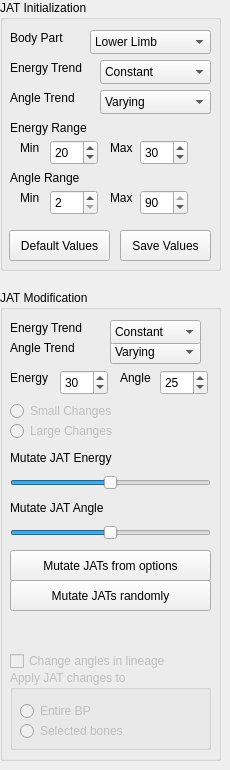
      <widget class="QWidget" name="tab_12">
       <attribute name="title">
        <string>Joints Arrangement Trends (JAT)</string>
       </attribute>
       <widget class="QGroupBox" name="groupBox_6">
        <property name="enabled">
         <bool>true</bool>
        </property>
        <property name="geometry">
         <rect>
          <x>0</x>
          <y>0</y>
          <width>221</width>
          <height>271</height>
         </rect>
        </property>
        <property name="title">
         <string>JAT Initialization</string>
        </property>
        <widget class="QComboBox" name="comboBox_JAT_RS_SelectBP">
         <property name="geometry">
          <rect>
           <x>90</x>
           <y>30</y>
           <width>121</width>
           <height>24</height>
          </rect>
         </property>
         <item>
          <property name="text">
           <string>Lower Limb</string>
          </property>
         </item>
         <item>
          <property name="text">
           <string>Upper Limb</string>
          </property>
         </item>
         <item>
          <property name="text">
           <string>Back Bone</string>
          </property>
         </item>
        </widget>
        <widget class="QComboBox" name="comboBox_JAT_RS_SelectEneryTrend">
         <property name="geometry">
          <rect>
           <x>100</x>
           <y>60</y>
           <width>111</width>
           <height>24</height>
          </rect>
         </property>
         <item>
          <property name="text">
           <string>Constant</string>
          </property>
         </item>
         <item>
          <property name="text">
           <string>Random</string>
          </property>
         </item>
         <item>
          <property name="text">
           <string>Ascending</string>
          </property>
         </item>
         <item>
          <property name="text">
           <string>Descending</string>
          </property>
         </item>
         <item>
          <property name="text">
           <string>Wavy Up</string>
          </property>
         </item>
         <item>
          <property name="text">
           <string>Wavy Down</string>
          </property>
         </item>
         <item>
          <property name="text">
           <string>Varying</string>
          </property>
         </item>
        </widget>
        <widget class="QLabel" name="label_23">
         <property name="geometry">
          <rect>
           <x>10</x>
           <y>60</y>
           <width>81</width>
           <height>16</height>
          </rect>
         </property>
         <property name="text">
          <string>Energy Trend</string>
         </property>
        </widget>
        <widget class="QComboBox" name="comboBox_JAT_RS_SelectAngleTrend">
         <property name="geometry">
          <rect>
           <x>100</x>
           <y>90</y>
           <width>111</width>
           <height>24</height>
          </rect>
         </property>
         <item>
          <property name="text">
           <string>Varying</string>
          </property>
         </item>
         <item>
          <property name="text">
           <string>Random</string>
          </property>
         </item>
         <item>
          <property name="text">
           <string>Ascending</string>
          </property>
         </item>
         <item>
          <property name="text">
           <string>Descending</string>
          </property>
         </item>
         <item>
          <property name="text">
           <string>Wavy Up</string>
          </property>
         </item>
         <item>
          <property name="text">
           <string>Wavy Down</string>
          </property>
         </item>
         <item>
          <property name="text">
           <string>Constant</string>
          </property>
         </item>
        </widget>
        <widget class="QLabel" name="label_24">
         <property name="geometry">
          <rect>
           <x>10</x>
           <y>90</y>
           <width>81</width>
           <height>16</height>
          </rect>
         </property>
         <property name="text">
          <string>Angle Trend</string>
         </property>
        </widget>
        <widget class="QLabel" name="label_25">
         <property name="geometry">
          <rect>
           <x>10</x>
           <y>120</y>
           <width>181</width>
           <height>16</height>
          </rect>
         </property>
         <property name="text">
          <string>Energy Range</string>
         </property>
        </widget>
        <widget class="QLabel" name="label_26">
         <property name="geometry">
          <rect>
           <x>10</x>
           <y>170</y>
           <width>171</width>
           <height>16</height>
          </rect>
         </property>
         <property name="text">
          <string>Angle Range</string>
         </property>
        </widget>
        <widget class="QSpinBox" name="spinBox_JAT_RS_MinEngyRange">
         <property name="geometry">
          <rect>
           <x>50</x>
           <y>140</y>
           <width>48</width>
           <height>25</height>
          </rect>
         </property>
         <property name="minimum">
          <number>1</number>
         </property>
         <property name="maximum">
          <number>50</number>
         </property>
         <property name="value">
          <number>20</number>
         </property>
        </widget>
        <widget class="QLabel" name="label_27">
         <property name="geometry">
          <rect>
           <x>20</x>
           <y>140</y>
           <width>31</width>
           <height>16</height>
          </rect>
         </property>
         <property name="text">
          <string>Min</string>
         </property>
        </widget>
        <widget class="QSpinBox" name="spinBox_JAT_RS_MaxEngyRange">
         <property name="geometry">
          <rect>
           <x>140</x>
           <y>140</y>
           <width>48</width>
           <height>25</height>
          </rect>
         </property>
         <property name="minimum">
          <number>21</number>
         </property>
         <property name="maximum">
          <number>100</number>
         </property>
         <property name="singleStep">
          <number>1</number>
         </property>
         <property name="value">
          <number>30</number>
         </property>
        </widget>
        <widget class="QLabel" name="label_28">
         <property name="geometry">
          <rect>
           <x>110</x>
           <y>140</y>
           <width>31</width>
           <height>16</height>
          </rect>
         </property>
         <property name="text">
          <string>Max</string>
         </property>
        </widget>
        <widget class="QSpinBox" name="spinBox_JAT_RS_MinAngleRange">
         <property name="geometry">
          <rect>
           <x>50</x>
           <y>190</y>
           <width>48</width>
           <height>25</height>
          </rect>
         </property>
         <property name="minimum">
          <number>2</number>
         </property>
         <property name="maximum">
          <number>89</number>
         </property>
         <property name="value">
          <number>2</number>
         </property>
        </widget>
        <widget class="QSpinBox" name="spinBox_JAT_RS_MaxAngleRange">
         <property name="geometry">
          <rect>
           <x>140</x>
           <y>190</y>
           <width>48</width>
           <height>25</height>
          </rect>
         </property>
         <property name="minimum">
          <number>20</number>
         </property>
         <property name="maximum">
          <number>90</number>
         </property>
         <property name="value">
          <number>90</number>
         </property>
        </widget>
        <widget class="QLabel" name="label_29">
         <property name="geometry">
          <rect>
           <x>20</x>
           <y>190</y>
           <width>31</width>
           <height>16</height>
          </rect>
         </property>
         <property name="text">
          <string>Min</string>
         </property>
        </widget>
        <widget class="QLabel" name="label_30">
         <property name="geometry">
          <rect>
           <x>110</x>
           <y>190</y>
           <width>31</width>
           <height>16</height>
          </rect>
         </property>
         <property name="text">
          <string>Max</string>
         </property>
        </widget>
        <widget class="QPushButton" name="pushButton_JAT_RS_Default_Values">
         <property name="enabled">
          <bool>true</bool>
         </property>
         <property name="geometry">
          <rect>
           <x>9</x>
           <y>230</y>
           <width>101</width>
           <height>31</height>
          </rect>
         </property>
         <property name="text">
          <string>Default Values</string>
         </property>
        </widget>
        <widget class="QLabel" name="label_40">
         <property name="geometry">
          <rect>
           <x>10</x>
           <y>30</y>
           <width>71</width>
           <height>16</height>
          </rect>
         </property>
         <property name="text">
          <string>Body Part</string>
         </property>
        </widget>
        <widget class="QPushButton" name="pushButton_JAT_RS_SaveValues">
         <property name="geometry">
          <rect>
           <x>120</x>
           <y>230</y>
           <width>91</width>
           <height>31</height>
          </rect>
         </property>
         <property name="text">
          <string>Save Values</string>
         </property>
        </widget>
       </widget>
       <widget class="QGroupBox" name="groupBox_8">
        <property name="geometry">
         <rect>
          <x>0</x>
          <y>290</y>
          <width>221</width>
          <height>471</height>
         </rect>
        </property>
        <property name="title">
         <string>JAT Modification</string>
        </property>
        <widget class="QComboBox" name="comboBox_JAT_Mut_SelectAngleTrend">
         <property name="geometry">
          <rect>
           <x>110</x>
           <y>50</y>
           <width>91</width>
           <height>24</height>
          </rect>
         </property>
         <item>
          <property name="text">
           <string>Varying</string>
          </property>
         </item>
         <item>
          <property name="text">
           <string>Ascending</string>
          </property>
         </item>
         <item>
          <property name="text">
           <string>Descending</string>
          </property>
         </item>
         <item>
          <property name="text">
           <string>Wavy Up</string>
          </property>
         </item>
         <item>
          <property name="text">
           <string>Wavy Down</string>
          </property>
         </item>
         <item>
          <property name="text">
           <string>Constant</string>
          </property>
         </item>
        </widget>
        <widget class="QLabel" name="label_41">
         <property name="geometry">
          <rect>
           <x>10</x>
           <y>30</y>
           <width>81</width>
           <height>16</height>
          </rect>
         </property>
         <property name="text">
          <string>Energy Trend</string>
         </property>
        </widget>
        <widget class="QComboBox" name="comboBox_JAT_Mut_SelectEneryTrend">
         <property name="geometry">
          <rect>
           <x>110</x>
           <y>30</y>
           <width>91</width>
           <height>24</height>
          </rect>
         </property>
         <item>
          <property name="text">
           <string>Constant</string>
          </property>
         </item>
         <item>
          <property name="text">
           <string>Ascending</string>
          </property>
         </item>
         <item>
          <property name="text">
           <string>Descending</string>
          </property>
         </item>
         <item>
          <property name="text">
           <string>Wavy Up</string>
          </property>
         </item>
         <item>
          <property name="text">
           <string>Wavy Down</string>
          </property>
         </item>
         <item>
          <property name="text">
           <string>Varying</string>
          </property>
         </item>
        </widget>
        <widget class="QLabel" name="label_42">
         <property name="geometry">
          <rect>
           <x>10</x>
           <y>50</y>
           <width>81</width>
           <height>16</height>
          </rect>
         </property>
         <property name="text">
          <string>Angle Trend</string>
         </property>
        </widget>
        <widget class="QLabel" name="label_43">
         <property name="geometry">
          <rect>
           <x>10</x>
           <y>160</y>
           <width>171</width>
           <height>16</height>
          </rect>
         </property>
         <property name="text">
          <string>Mutate JAT Energy</string>
         </property>
        </widget>
        <widget class="QLabel" name="label_44">
         <property name="geometry">
          <rect>
           <x>10</x>
           <y>210</y>
           <width>171</width>
           <height>16</height>
          </rect>
         </property>
         <property name="text">
          <string>Mutate JAT Angle</string>
         </property>
        </widget>
        <widget class="QRadioButton" name="radioButton_11">
         <property name="enabled">
          <bool>false</bool>
         </property>
         <property name="geometry">
          <rect>
           <x>10</x>
           <y>130</y>
           <width>131</width>
           <height>22</height>
          </rect>
         </property>
         <property name="text">
          <string>Large Changes</string>
         </property>
        </widget>
        <widget class="QRadioButton" name="radioButton_10">
         <property name="enabled">
          <bool>false</bool>
         </property>
         <property name="geometry">
          <rect>
           <x>10</x>
           <y>110</y>
           <width>151</width>
           <height>22</height>
          </rect>
         </property>
         <property name="text">
          <string>Small Changes</string>
         </property>
        </widget>
        <widget class="QGroupBox" name="groupBox_2">
         <property name="enabled">
          <bool>false</bool>
         </property>
         <property name="geometry">
          <rect>
           <x>10</x>
           <y>380</y>
           <width>201</width>
           <height>80</height>
          </rect>
         </property>
         <property name="title">
          <string>Apply JAT changes to</string>
         </property>
         <widget class="QRadioButton" name="radioButton_3">
          <property name="enabled">
           <bool>false</bool>
          </property>
          <property name="geometry">
           <rect>
            <x>10</x>
            <y>30</y>
            <width>181</width>
            <height>22</height>
           </rect>
          </property>
          <property name="text">
           <string>Entire BP</string>
          </property>
         </widget>
         <widget class="QRadioButton" name="radioButton_4">
          <property name="enabled">
           <bool>false</bool>
          </property>
          <property name="geometry">
           <rect>
            <x>10</x>
            <y>50</y>
            <width>191</width>
            <height>22</height>
           </rect>
          </property>
          <property name="text">
           <string>Selected bones</string>
          </property>
         </widget>
        </widget>
        <widget class="QLabel" name="label_45">
         <property name="geometry">
          <rect>
           <x>120</x>
           <y>80</y>
           <width>41</width>
           <height>16</height>
          </rect>
         </property>
         <property name="text">
          <string>Angle</string>
         </property>
        </widget>
        <widget class="QSpinBox" name="spinBox_JAT_Mut_StartEnergy">
         <property name="geometry">
          <rect>
           <x>60</x>
           <y>80</y>
           <width>48</width>
           <height>25</height>
          </rect>
         </property>
         <property name="minimum">
          <number>1</number>
         </property>
         <property name="maximum">
          <number>100</number>
         </property>
         <property name="singleStep">
          <number>1</number>
         </property>
         <property name="value">
          <number>30</number>
         </property>
        </widget>
        <widget class="QSpinBox" name="spinBox_JAT_Mut_StartAngle">
         <property name="geometry">
          <rect>
           <x>160</x>
           <y>80</y>
           <width>48</width>
           <height>25</height>
          </rect>
         </property>
         <property name="minimum">
          <number>1</number>
         </property>
         <property name="maximum">
          <number>90</number>
         </property>
         <property name="singleStep">
          <number>1</number>
         </property>
         <property name="value">
          <number>25</number>
         </property>
        </widget>
        <widget class="QLabel" name="label_46">
         <property name="geometry">
          <rect>
           <x>10</x>
           <y>80</y>
           <width>41</width>
           <height>16</height>
          </rect>
         </property>
         <property name="text">
          <string>Energy</string>
         </property>
        </widget>
        <widget class="QCheckBox" name="checkBox">
         <property name="enabled">
          <bool>false</bool>
         </property>
         <property name="geometry">
          <rect>
           <x>10</x>
           <y>360</y>
           <width>191</width>
           <height>22</height>
          </rect>
         </property>
         <property name="text">
          <string>Change angles in lineage</string>
         </property>
        </widget>
        <widget class="QPushButton" name="pushButton_20">
         <property name="geometry">
          <rect>
           <x>10</x>
           <y>290</y>
           <width>201</width>
           <height>31</height>
          </rect>
         </property>
         <property name="text">
          <string>Mutate JATs randomly</string>
         </property>
        </widget>
        <widget class="QPushButton" name="pushButton_21">
         <property name="geometry">
          <rect>
           <x>10</x>
           <y>260</y>
           <width>201</width>
           <height>31</height>
          </rect>
         </property>
         <property name="text">
          <string>Mutate JATs from options</string>
         </property>
        </widget>
        <widget class="QSlider" name="horizontalSlider_13">
         <property name="enabled">
          <bool>true</bool>
         </property>
         <property name="geometry">
          <rect>
           <x>10</x>
           <y>180</y>
           <width>201</width>
           <height>25</height>
          </rect>
         </property>
         <property name="maximum">
          <number>100</number>
         </property>
         <property name="value">
          <number>50</number>
         </property>
         <property name="orientation">
          <enum>Qt::Horizontal</enum>
         </property>
         <property name="invertedAppearance">
          <bool>false</bool>
         </property>
         <property name="invertedControls">
          <bool>false</bool>
         </property>
         <property name="tickPosition">
          <enum>QSlider::NoTicks</enum>
         </property>
        </widget>
        <widget class="QSlider" name="horizontalSlider_14">
         <property name="enabled">
          <bool>true</bool>
         </property>
         <property name="geometry">
          <rect>
           <x>10</x>
           <y>230</y>
           <width>201</width>
           <height>25</height>
          </rect>
         </property>
         <property name="maximum">
          <number>90</number>
         </property>
         <property name="value">
          <number>45</number>
         </property>
         <property name="orientation">
          <enum>Qt::Horizontal</enum>
         </property>
         <property name="invertedAppearance">
          <bool>false</bool>
         </property>
         <property name="invertedControls">
          <bool>false</bool>
         </property>
         <property name="tickPosition">
          <enum>QSlider::NoTicks</enum>
         </property>
        </widget>
       </widget>
      </widget>
